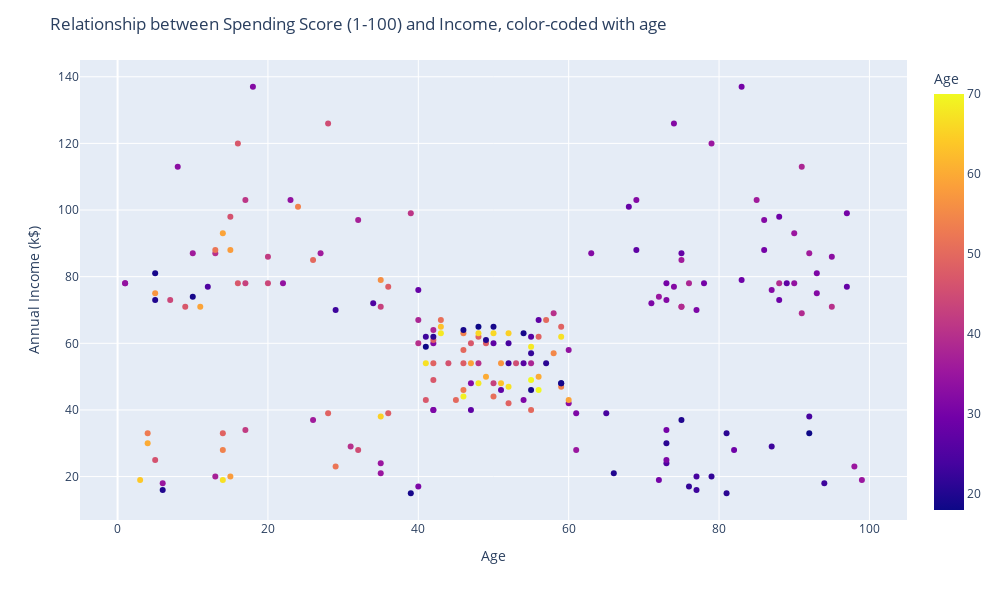

This figure's notebook cell:
### Markdown cell above
From the above graph, we can extract the follwing key findings:

- There is a high variation in income found in the age range of 20 to30 years, indicating a mix of entry-level jobs, career starters, and some possibly advanced young professionals.

- High-income individuals (above 100k) are predominantly found in the age range of 30 to 60 years, with a few exceptions. This suggests that high earning potential is most commonly achieved during these years.

- We can see a slight reduction in income variation and maximum income in age groups 60 to 70 years, possibly due to retirement or transition into less demanding roles

### Code cell
# Visualizing relationships between spending score and income using scatter plot

fig = px.scatter(customer_data, x="Spending Score (1-100)", y="Annual Income (k$)", color= "Age")
fig.update_layout(
    title='Relationship between Spending Score (1-100) and Income, color-coded with age',
    dragmode='select',
    width=1000,
    height=600,
    hovermode='closest',
    xaxis_title='Age')

fig.show()

### Figure 1 — Plotly figure (JSON) as saved in the notebook; plotly's stock layout.template omitted (floating-point values rounded to 4 significant figures; data arrays with more than 128 entries replaced by an {"elided": "..."} marker saying what was removed)
{"data": [{"hovertemplate": "Spending Score (1-100)=%{x}<br>Annual Income (k$)=%{y}<br>Age=%{marker.color}<extra></extra>", "legendgroup": "", "marker": {"color": {"elided": "200 int values"}, "coloraxis": "coloraxis", "symbol": "circle"}, "mode": "markers", "name": "", "orientation": "v", "showlegend": false, "type": "scatter", "x": {"elided": "200 int values"}, "xaxis": "x", "y": {"elided": "200 int values"}, "yaxis": "y"}], "layout": {"coloraxis": {"colorbar": {"title": {"text": "Age"}}, "colorscale": [[0, "#0d0887"], [0.1111, "#46039f"], [0.2222, "#7201a8"], [0.3333, "#9c179e"], [0.4444, "#bd3786"], [0.5556, "#d8576b"], [0.6667, "#ed7953"], [0.7778, "#fb9f3a"], [0.8889, "#fdca26"], [1, "#f0f921"]]}, "dragmode": "select", "height": 600, "hovermode": "closest", "legend": {"tracegroupgap": 0}, "margin": {"t": 60}, "title": {"text": "Relationship between Spending Score (1-100) and Income, color-coded with age"}, "width": 1000, "xaxis": {"anchor": "y", "domain": [0, 1], "title": {"text": "Age"}}, "yaxis": {"anchor": "x", "domain": [0, 1], "title": {"text": "Annual Income (k$)"}}}}
